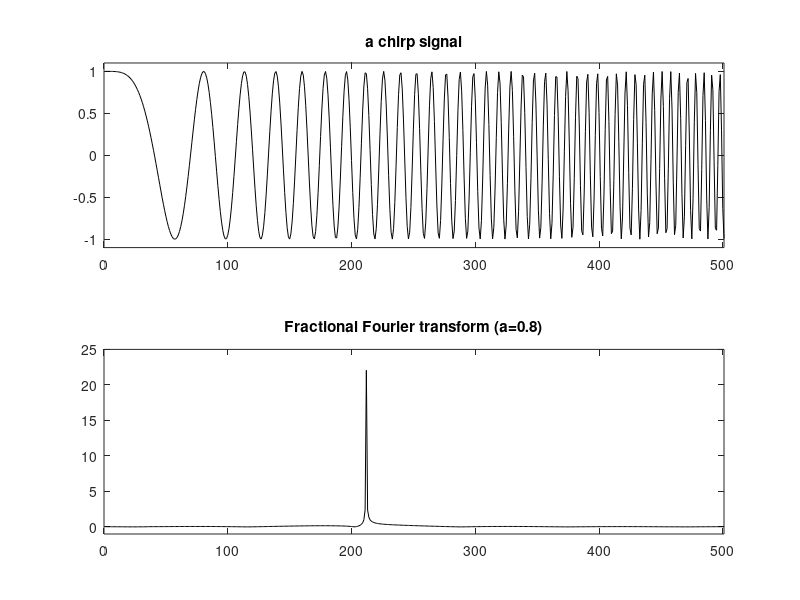

Recreate this plot in MATLAB.
%Fractional Fourier transform
%using decomposition
%Example of chirp signal

%choose parameter a (fractional power) 0<a<1.5
a=0.9; %for instance
alpha=a*pi/2;

% the signal to be transformed----------------------------
%chirp signal 
Ny=501; %odd length
aex=(pi/Ny)*cot(alpha)*((0:Ny-1)'.^2);
ch1=exp(-j*aex);
y=ch1;
yin=y;

%changes for a<0.5
if (a<0.5),     
shft = rem((0:Ny-1)+fix(Ny/2),Ny)+1;
sqN = sqrt(Ny);
a=a+1; y(shft)=ifft(y(shft))*sqN;
end;

%sinc interpolation for doubling signal data
zy=zeros(2*Ny-1,1);
zy(1:2:2*Ny-1)=y;
aux1=zy(1:2*Ny-1); aux2=sinc([-(2*Ny-3):(2*Ny-3)]'/2);
m=length([aux1(:);aux2(:)])-1;
P=2^nextpow2(m);
yitp=ifft(fft(aux1,P).*fft(aux2,P)); %convolution using fft
yitp=yitp(1:m);
yitp=yitp(2*Ny-2:end-2*Ny+3); %interpolated signal

%sandwich
zz=zeros(Ny-1,1);
ys=[zz; yitp; zz];

% the fractional transform-------------------------------

%chirp premultiplication
htan=tan(alpha/2);
aex=(pi/Ny)*(htan/4)*((-2*Ny+2:2*Ny-2)'.^2);
chr=exp(-j*aex);
yc=chr.*ys; %premultiplied signal

%chirp convolution 
sa=sin(alpha);
cc=pi/Ny/sa/4;
aux1=exp(j*cc*(-(4*Ny-4):4*Ny-4)'.^2);
m=length([aux1(:);yc(:)])-1;
P=2^nextpow2(m);
ym=ifft(fft(aux1,P).*fft(yc,P)); %convolution using fft
ym=ym(1:m);
ym=ym(4*Ny-3:8*Ny-7)*sqrt(cc/pi); %convolved signal

%chirp post multiplication
yq=chr.*ym;

%normalization
yp=exp(-j*(1-a)*pi/4)*yq(Ny:2:end-Ny+1);

% display-------------------------------------
figure(1)
subplot(2,1,1)
plot(real(yin),'k');
axis([0 Ny -1.1 1.1]);
title('a chirp signal');
subplot(2,1,2)
plot(abs(yp),'k');
axis([0 Ny -1 25]);
title('Fractional Fourier transform (a=0.8)');
